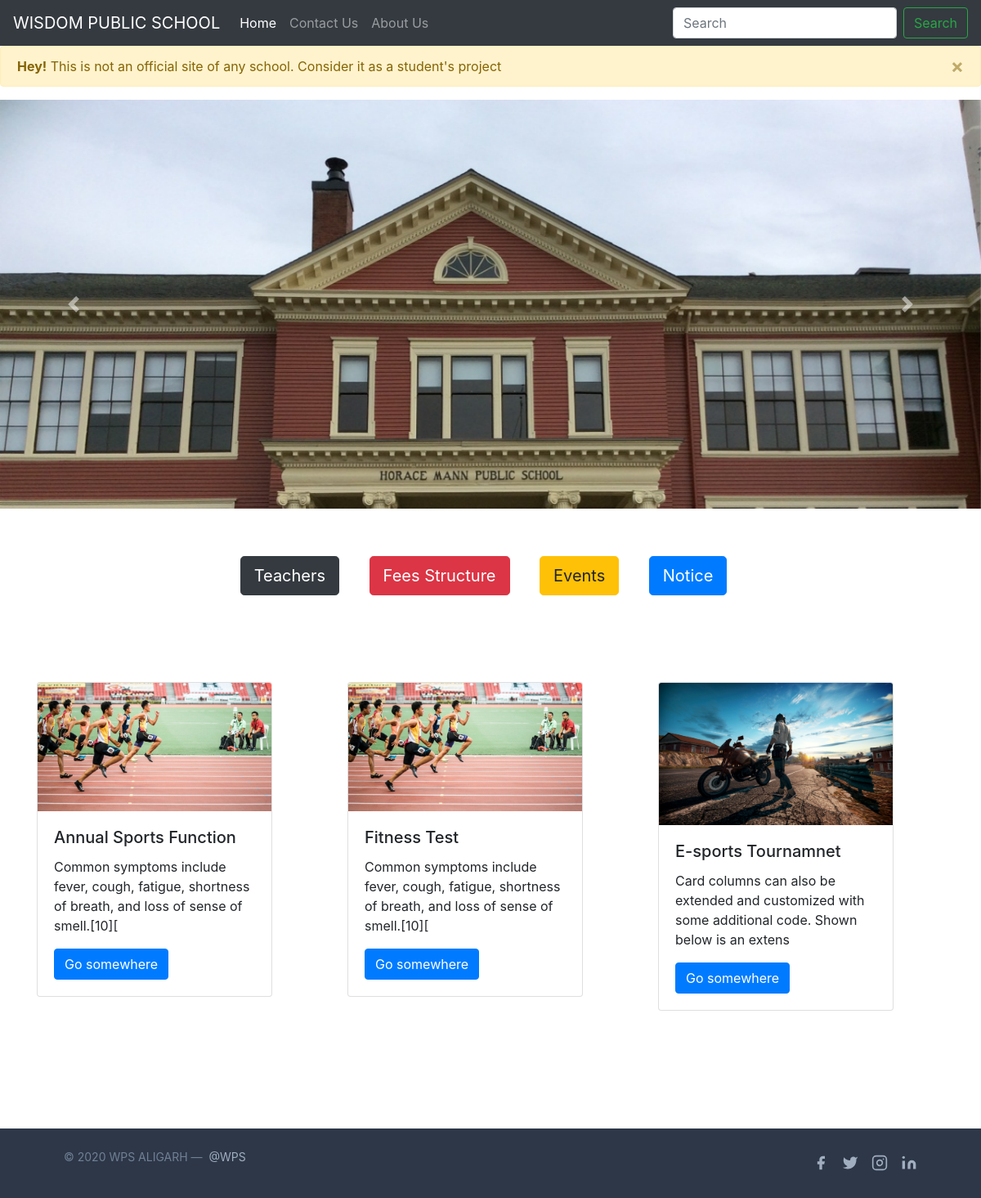
The page / on the database its author committed.
### home/models.py (models this page shows, shortened)
class Events(models.Model):
    title = models.CharField(max_length=50)
    image = models.ImageField(upload_to='media/events/', default='media/events/event.jpg')
    image2 = models.ImageField(upload_to='media/events/', default='media/events/event2.jpg')
    about = models.TextField()
    timeStamp = models.DateTimeField(auto_now_add=True, blank=True)

### home/views.py (the view)
# urls.py: path('', views.home, name='home'),
def home(request):
    messages.warning(request, '''This is not an official site of any school. Consider it as a student's project''')
    eves = Events.objects.all().order_by('-timeStamp')[:3]
    return render(request, 'home/home.html', {'eves': eves})

### templates/home/home.html (shortened to what this page needs)
{% extends 'base.html' %}
{% block homeactive %} active {% endblock homeactive %}
{% block body %}
{% load static %}
<div class="container-fluid mx-0 px-0">
    <div id="carouselExampleControls" class="carousel slide" data-ride="carousel">
        <div class="carousel-inner">
            <div class="carousel-item active">
                <img src="{% static 'home/sev.jpeg' %}" class="d-block w-100" alt="...">
            </div>
        </div>
        <a class="carousel-control-prev" href="#carouselExampleControls" role="button" data-slide="prev">
            <span class="carousel-control-prev-icon" aria-hidden="true"></span>
        </a>
        <a class="carousel-control-next" href="#carouselExampleControls" role="button" data-slide="next">
            <span class="carousel-control-next-icon" aria-hidden="true"></span>
        </a>
    </div>
</div>
<div class="text-center my-5" style="
    margin-bottom: 103ox;
    margin-right: 112px;
    margin-left: 95px;">
    <a type="button" class="btn btn-dark btn-lg mx-3" href="/teachers" style="
    margin-bottom: 10px;
    margin-top: 10px;">Teachers</a>
    <a type="button" class="btn btn-danger btn-lg mx-3" href="/fees" style="
        margin-bottom: 10px;
        margin-top: 10px;">Fees Structure</a>
    <a type="button" class="btn btn-warning btn-lg mx-3" href="/events" style="
        margin-bottom: 10px;
        margin-top: 10px;">Events</a>
    <a type="button" class="btn btn-primary btn-lg mx-3" href="/notice" style="
        margin-bottom: 10px;
        margin-top: 10px;">Notice</a>
</div>
<br>
<br>
<div class="container">
    <div class="row">
{% for events in eves %}
        <div class="col-sm-4">
            <div class="card" style="width: 18rem;">
                <img src="/media/{{events.image}}" class="card-img-top" alt="...">
                <div class="card-body">
                    <h5 class="card-title">{{events.title}}</h5>
                    <p class="card-text">{{events.about|slice:":100"}}</p>
                    <a href="/events" class="btn btn-primary">Go somewhere</a>
                </div>
            </div>
        </div>
{% endfor %}
    </div>
</div>
{% endblock %}

### rows shown on the page
Events: image (picture), title "Annual Sports Function", about "Common symptoms include fever, cough, fatigue, shortness of breath, and loss of sense of smell.[10]["
Events: image (picture), title "Fitness Test", about "Common symptoms include fever, cough, fatigue, shortness of breath, and loss of sense of smell.[10]["
Events: image (picture), title "E-sports Tournamnet", about "Card columns can also be extended and customized with some additional code. Shown below is an extens"

### other values the page prints
{{ message }} "This is not an official site of any school. Consider it as a student's project"
